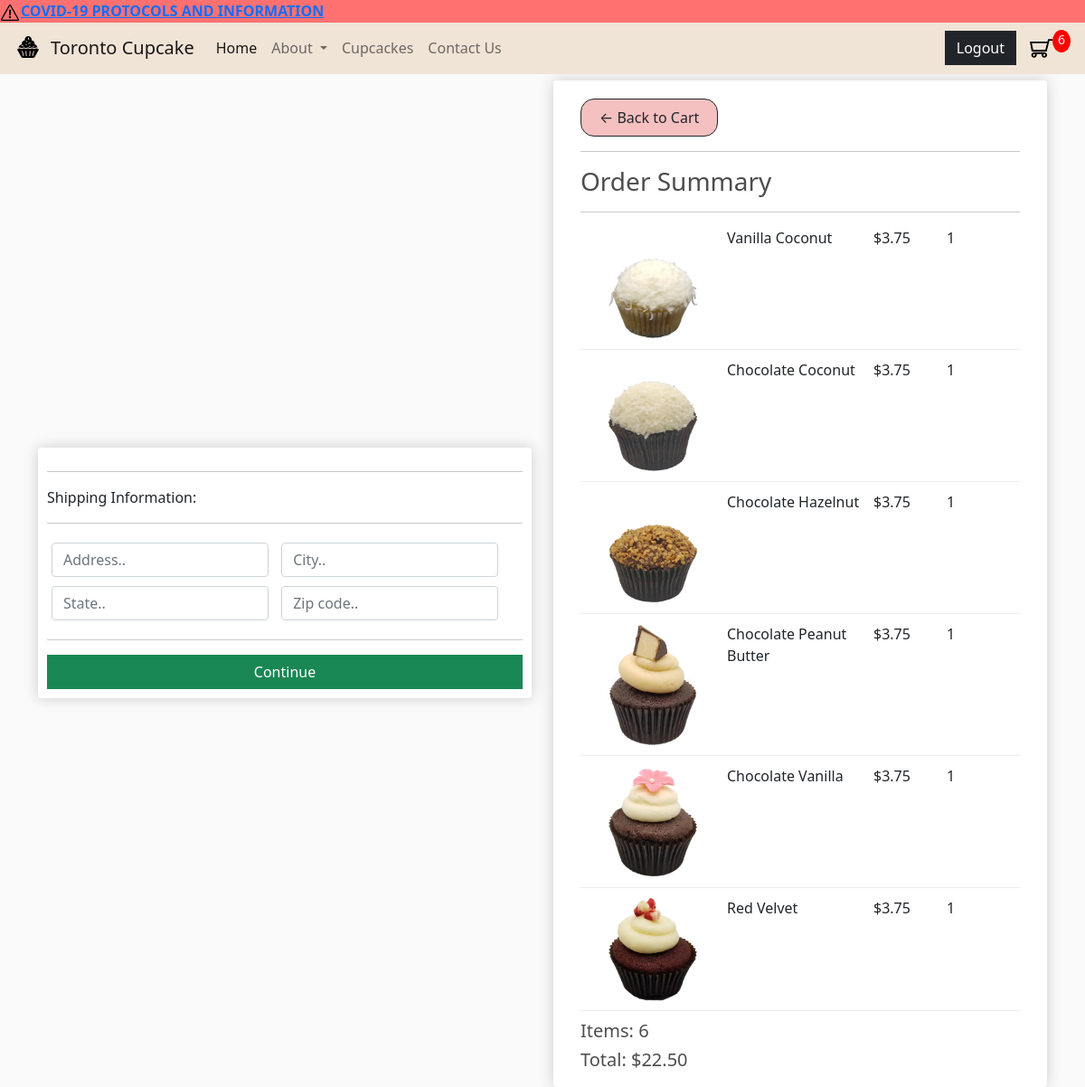
The app's page /checkout/ (signed in) with its own data.
### store/models.py (models this page shows, shortened)
class OrderItem(models.Model):
    product = models.ForeignKey(Product, on_delete=models.SET_NULL, null=True)
    order = models.ForeignKey(Order, on_delete=models.SET_NULL, null=True)
    quantity = models.IntegerField(default=0, null=True, blank=True)
    date_added = models.DateTimeField(auto_now_add=True)
    @property
    def get_total(self):
        total = self.product.price * self.quantity
        return total

class Product(models.Model):
    name = models.CharField(max_length=200)
    price = models.DecimalField(max_digits=7, decimal_places=2)
    image = models.ImageField(null=True, blank=True)
    imageDetail = models.ImageField(null=True, blank=True)
    desc = models.CharField(max_length=200, null=True)
    @property
    def imageURL(self):
        try:
            url = self.image.url
        except:
            url = ''
        return url

class Order(models.Model):
    customer = models.ForeignKey(Customer, on_delete=models.SET_NULL, null=True, blank=True)
    date_ordered = models.DateTimeField(auto_now_add=True)
    complete = models.BooleanField(default=False)
    transaction_id = models.CharField(max_length=100, null=True)
    @property
    def get_cart_total(self):
        orderitems = self.orderitem_set.all()
        total = sum([item.get_total for item in orderitems])
        return total
    @property
    def get_cart_items(self):
        orderitems = self.orderitem_set.all()
        total = sum([item.quantity for item in orderitems])
        return total

### store/views.py (the view)
# urls.py: path('checkout/', views.checkout, name="checkout"),
def checkout(request):
    data = cartData(request)
    cartItems = data['cartItems']
    order = data['order']
    items = data['items']
    context = {'items':items, 'order':order, 'cartItems': cartItems}
    return render(request, 'store/checkout.html', context)

### store/utils.py (called while the page is built)
def cartData(request):
    if request.user.is_authenticated:
        customer = request.user.customer
        order, created = Order.objects.get_or_create(customer=customer, complete=False)
        items = order.orderitem_set.all()
        cartItems = order.get_cart_items
    else:
        cookieData = cookieCart(request)
        cartItems = cookieData['cartItems']
        order = cookieData['order']
        items = cookieData['items']
    return {'items':items, 'order':order, 'cartItems': cartItems}

### store/templates/store/checkout.html (shortened to what this page needs)
{% extends 'store/main.html' %}
{% load static %}
{% block content %}
<div class="spacer">
</div>
<div class="row">
  <div class="col-lg-6">
    <div class="box-element" id="form-wrapper">
      <form id="form">
        <div id="shipping-info">
          <hr>
          <p>Shipping Information:</p>
          <hr>
          <div class="form-field">
            <input class="form-control" type="text" name="address" placeholder="Address..">
          </div>
          <div class="form-field">
            <input class="form-control" type="text" name="city" placeholder="City..">
          </div>
          <div class="form-field">
            <input class="form-control" type="text" name="state" placeholder="State..">
          </div>
          <div class="form-field">
            <input class="form-control" type="text" name="zipcode" placeholder="Zip code..">
          </div>
        </div>
        <hr>
        <input id="form-button" class="btn btn-success btn-block" type="submit" value="Continue">
      </form>
    </div>
    <br>
  </div>
  <div class="col-lg-6">
    <div class="box-element">
      <div class="order-sum">
        <a class="btn btn-outline-dark btn-mod" href="{% url 'cart' %}">&#x2190; Back to Cart</a>
        <hr>
        <h3>Order Summary</h3>
        <hr>
        {% for item in items %}
        <div class="cart-row">
          <div style="flex:2"><img class="row-image" src="{{item.product.imageURL}}"></div>
          <div style="flex:2">
            <p>{{item.product.name}}</p>
          </div>
          <div style="flex:1">
            <p>${{item.product.price|floatformat:2}}</p>
          </div>
          <div style="flex:1">
            <p>{{item.quantity}}</p>
          </div>
        </div>
        {% endfor %}
        <h5>Items: {{order.get_cart_items}}</h5>
        <h5>Total: ${{order.get_cart_total|floatformat:2}}</h5>
      </div>
    </div>
  </div>
</div>
{% endblock content %}

### static/css/main.css (style rules this page uses)
body { background-color: hsl(0, 0%, 98%); }
h1, h2, h3, h4, h5, h6 { color: hsl(0, 0%, 30%); }
.box-element { box-shadow: hsl(0, 0%, 80%) 0 0 16px; background-color: #fff; border-radius: 4px; padding: 10px; }
.col-lg-4, .col-lg-6, .col-lg-8, .col-lg-12 { margin-top: 10px; }
.btn { border-radius: 0; }
.row-image { width: 100px; }
.form-field { width: 250px; display: inline-block; padding: 5px; }
.cart-row { display: flex; align-items: flex-stretch; padding-bottom: 10px; margin-bottom: 10px; border-bottom: 1px solid #ececec; }
.spacer { width: 100%; height: 55px; }
* { box-sizing: border-box }
.row::after { content: ""; clear: both; display: table; }
.btn-mod { display: inline-block; background: #F5C0C0; padding: 8px 20px; border-radius: 15px; transition: background 0.5s; }
.row { display: flex; align-items: center; flex-wrap: wrap; justify-content: space-around; }
.row-image { margin-left: 50px; }
.order-sum { margin: 0 20px; }
.order-sum a { margin-top: 10px; }
.order-sum img { margin-left: 30px; }

### records on screen
OrderItem: product.imageURL (picture), product.name "Vanilla Coconut", product.price "3.75", quantity "1"
OrderItem: product.imageURL (picture), product.name "Chocolate Coconut", product.price "3.75", quantity "1"
OrderItem: product.imageURL (picture), product.name "Chocolate Hazelnut", product.price "3.75", quantity "1"
OrderItem: product.imageURL (picture), product.name "Chocolate Peanut Butter", product.price "3.75", quantity "1"
OrderItem: product.imageURL (picture), product.name "Chocolate Vanilla", product.price "3.75", quantity "1"
OrderItem: product.imageURL (picture), product.name "Red Velvet", product.price "3.75", quantity "1"
Order: get_cart_items "6", get_cart_total "22.50"

### other values on screen
{{ cartItems }} "6"
